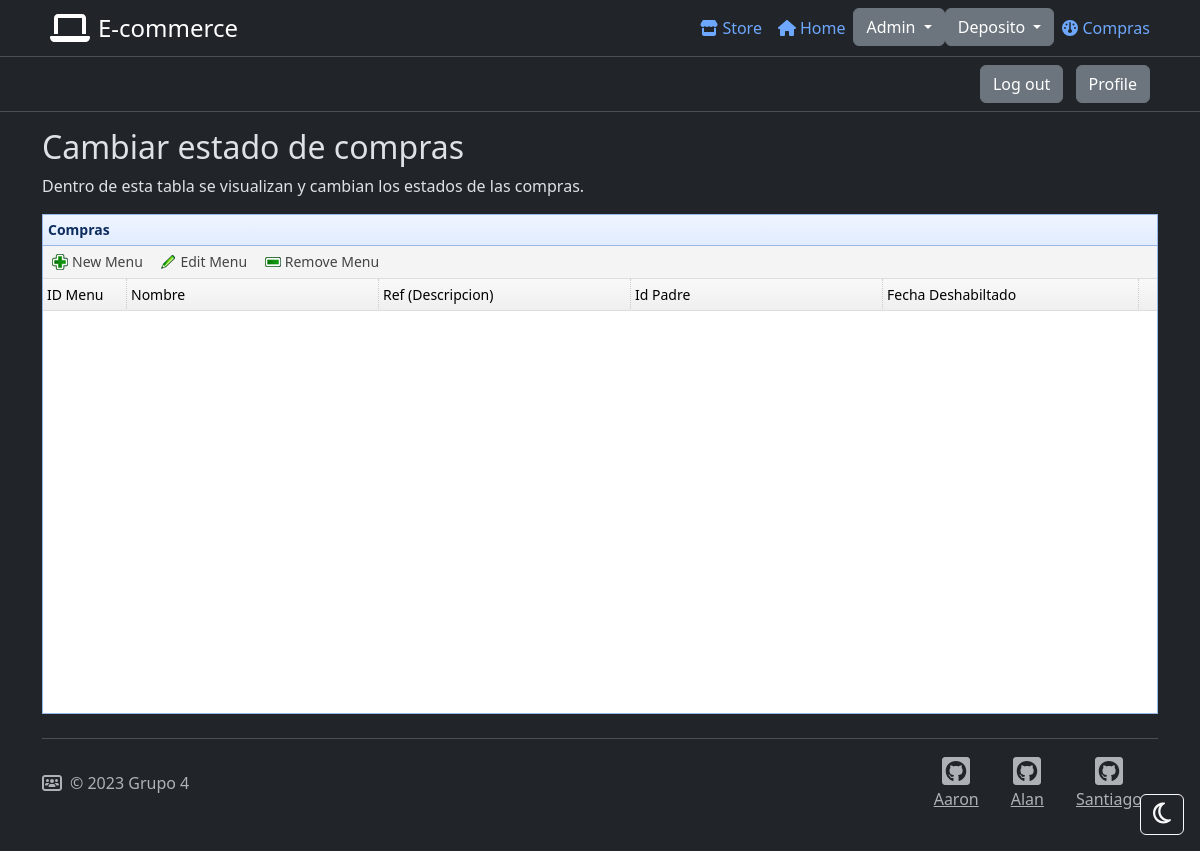
The page /View/Admin/menu.php (signed in) on the database its author committed.
### tables this page shows
CREATE TABLE `menu` (
  `idmenu` bigint(20) NOT NULL,
  `menombre` varchar(50) NOT NULL COMMENT 'Nombre del item del menu',
  `medescripcion` varchar(124) NOT NULL COMMENT 'URI a la que referencia',
  `idpadre` bigint(20) DEFAULT NULL COMMENT 'Referencia al id del menu que es subitem',
  `medeshabilitado` timestamp NULL DEFAULT CURRENT_TIMESTAMP COMMENT 'Fecha en la que el menu fue deshabilitado por ultima vez'
);

### View/Admin/menu.php (the view, shortened to what the rows shown need)
<?php
include_once("../../Config/config.php");
new Header("Admin", $DIRS, 1);
function selectDirectory(){
   $admin = scandir($_SESSION['ROOT'] . "View/Admin/", 1);
   $adminAction = scandir($_SESSION['ROOT'] . "View/Admin/Action/", 1);
   $base = 'View/Admin/';
   $radioButtons = iterateDirectory($admin, $adminAction, $base);
   $depo = scandir($_SESSION['ROOT'] . "View/Deposito/", 1);
   $depoAction = scandir($_SESSION['ROOT'] . "View/Deposito/Action/", 1);
   $base = 'View/Deposito/';
   $radioButtons .= iterateDirectory($depo, $depoAction, $base);
   $login = scandir($_SESSION['ROOT'] . "View/Login/", 1);
   $loginAction = scandir($_SESSION['ROOT'] . "View/Login/Action/", 1);
   $base = 'View/Login/';
   $radioButtons .= iterateDirectory($login, $loginAction, $base);
   $store = scandir($_SESSION['ROOT'] . "View/Store/", 1);
   $storeAction = scandir($_SESSION['ROOT'] . "View/Store/Action/", 1);
   $base = 'View/Store/';
   $radioButtons .= iterateDirectory($store, $storeAction, $base);
   return $radioButtons;
}
function iterateDirectory($menuRoutes, $menuActions, $base){
   $radioButtons = '';
   array_pop($menuRoutes);
   array_pop($menuRoutes);
   array_pop($menuRoutes);
   array_pop($menuActions);
   array_pop($menuActions);
   array_pop($menuActions);
   foreach($menuRoutes as $route => $value){
      $radioButtons .= <<<HTML
      <div class="buttons-here">
         <input class="easyui-radiobutton" name="medescripcion" value="{$base}{$value}" label="{$base}{$value}">
      </div>
      HTML;
   }
   foreach($menuActions as $route => $value){
      $radioButtons .= <<<HTML
      <div class="buttons-here">
         <input class="easyui-radiobutton" name="medescripcion" value="{$base}Action/{$value}" label="{$base}Action/{$value}">
      </div>
      HTML;
   }
   return $radioButtons;
}
function loadParents(){
   $radioButtons = '';
   $abmMenu = new ABMMenu;
   $arrayMenu = $abmMenu->Search();
   foreach($arrayMenu as $menu){
      $radioButtons .= <<<HTML
      <div class="buttons-here">
         <input class="easyui-radiobutton" name="idpadre" value="{$menu->getIdMenu()}" label="{$menu->getMeNombre()}">
      </div>
      HTML;
   }
   return $radioButtons;
}
$loadParents = loadParents();
$selectDirectory = selectDirectory();
echo <<<HTML
<div class="container">
   <h2>Cambiar estado de compras</h2>
   <table id="dg" title="Compras" class="easyui-datagrid" style="width:100%;height:500px"
      url="Action/load_menu.php" toolbar="#toolbar" fitColumns="true" singleSelect="true">
      <thead>
         <tr id="menu-fields">
            <th field="idmenu" width="10">ID Menu</th>
            <th field="menombre" width="30">Nombre</th>
            <th field="medescripcion" width="30">Ref (Descripcion)</th>
            <th field="idpadre" width="30">Id Padre</th>
            <th field="medeshabilitado" width="30">Fecha Deshabiltado</th>
         </tr>
      </thead>
   </table>
</div>
         {$selectDirectory}
         {$loadParents}
HTML;

### View/Structure/header.php (shortened to what the rows shown need)
<?php
class Header{
   function __construct(string $title, array $dirs, int $privilege = null)
   {
      $this->GetIntegrations($title, $dirs['LIBS']);
      $this->GetNavbar($dirs);
   }
   private function GetIntegrations(string $title, string $libsDir){
      echo <<<HTML
      <!DOCTYPE html>
      <head>
         <meta charset="UTF-8">
         <meta name="viewport" content="width=device-width, initial-scale=1.0">
         <link rel="stylesheet" href="{$libsDir}Bootstrap-5.3.2/css/bootstrap.min.css">
         <script src="{$libsDir}Bootstrap-5.3.2/js/bootstrap.min.js"></script>
         <script src="{$libsDir}Bootstrap-5.3.2/js/bootstrap.bundle.min.js"></script>
         <script src="{$libsDir}JQuery-3.7.1/jquery-3.7.1.min.js"></script>
         <script src="{$libsDir}JQuery-EasyUI-1.6.6/jquery.min.js"></script>
         <script src="{$libsDir}JQuery-EasyUI-1.6.6/jquery.easyui.min.js"></script>
         <link rel="stylesheet" type="text/css" href="{$libsDir}JQuery-EasyUI-1.6.6/themes/default/easyui.css">
         <link rel="stylesheet" type="text/css" href="{$libsDir}JQuery-EasyUI-1.6.6/themes/icon.css">
         <link rel="stylesheet" type="text/css" href="{$libsDir}JQuery-EasyUI-1.6.6/themes/color.css">
         <link rel="stylesheet" href="{$libsDir}FontAwesome-6.4.2/css/all.min.css">
         <script src="{$libsDir}FontAwesome-6.4.2/js/all.min.js"></script>
         <title>{$title}</title>
      </head>
      HTML;
   }
   private function GetNavbar(array $dirs){
      $session = new Session;
      $rol = 0;
      if($session->getUser() != null){
         $usuarioRol = new ABMUsuarioRol;
         $rol = $this->GetRol($session->getUser()->getIdUsuario());
         $rol = $usuarioRol->Search(['idusuario' => $session->getUser()->getIdUsuario()])[0]->getObjRol()->getIdRol();
      }
      $loadMenu = fn($dirs, $idrol) => $this->LoadMenues($dirs, $idrol);
      $accountMenu = fn($dirs, $idrol) => $this->bottomBar($dirs, $idrol);
      echo <<<HTML
      <body data-bs-theme="dark">
         <div class="cointainer">
            <header>
               <div class="px-3 py-2 border-bottom">
                  <div class="container">
                     <div class="d-flex flex-wrap align-items-center justify-content-center justify-content-lg-start">
                        <a href="{$dirs['ROOT']}View/" class="d-flex align-items-center mb-3 mb-md-0 me-md-auto link-body-emphasis text-decoration-none">
                        </a>
                        <ul class="nav col-12 col-lg-auto my-2 justify-content-center my-md-0 text-small">
                              <a href="{$dirs['ROOT']}View/Store/catalogo.php" class="nav-link px-2">
                              </a>
                              <a href="{$dirs['ROOT']}View/" class="nav-link px-2">
                              </a>
                           {$loadMenu($dirs, $rol)}
                        </ul>
                     </div>
                  </div>
               </div>
                        {$accountMenu($dirs, $rol)}
            </header>
         </div>
      </body>
      HTML;
   }
   private function GetRol(int $idusuario){
      $idRol = 0;
      $abmusuarioRol = new ABMUsuarioRol;
      $check = fn($array) => $array[0] ?? null;
      $usuarioRolArray = $abmusuarioRol->Search(['idusuario' => $idusuario]);
      if($check($usuarioRolArray)){
         $idRol = $usuarioRolArray[0]->getObjRol()->getIdRol();
      }
      return $idRol;
   }
   private function GetMenuesRol(int $idrol){
      $abmMenuRol = new ABMMenuRol;
      return $abmMenuRol->Search(['idrol' => $idrol]);
   }
   private function GetMenues(array $menuRolArray){
      $abmMenu = new ABMMenu;
      $menuesArray = [];
      foreach($menuRolArray as $menurol){
         array_push($menuesArray, $abmMenu->Search(['idmenu' => $menurol->getObjMenu()->getIdMenu()])[0]);
      }
      return $menuesArray;
   }
   private function LoadDropdown(array $children, array $dirs){
      $dropdown = "";
      foreach($children as $child){
         $dropdown .= <<<HTML
         <li><a class="dropdown-item" href="{$dirs['ROOT']}{$child->getMeDescripcion()}">{$child->getMeNombre()}</a></li>
         HTML;
      }
      return $dropdown;
   }
   private function LoadMenues(array $dirs, int $idrol){
      $html = "";
      if($idrol != 0){
         while($idrol <= 3){
            $menurolArray = $this->GetMenuesRol($idrol);
            $menuesArray = $this->GetMenues($menurolArray);
            foreach($menuesArray as $menu){
               $abmMenu = new ABMMenu;
               $children = $abmMenu->Search(['idpadre' => $menu->getIdMenu()]);
               if($children == []){
                  $html .= <<<HTML
                  <li>
                     <a href="{$dirs['ROOT']}{$menu->getMeDescripcion()}" class="nav-link px-2">
                        <div><i class="fa-solid fa-gauge me-1"></i>{$menu->getMeNombre()}</div>
                     </a>
                  </li>
                  HTML;
               } else {
                  $html .= <<<HTML
                  <div class="dropdown">
                     <button class="btn btn-secondary dropdown-toggle" type="button" data-bs-toggle="dropdown" aria-expanded="false">
                        {$menu->getMeNombre()}
                     </button>
                     <ul class="dropdown-menu">
                        <li><span class="dropdown-item-text">Options</span></li>
                  HTML;
                  $html .= $this->LoadDropdown($children, $dirs);
                  $html .= <<<HTML
                     </ul>
                  </div>
                  HTML;
               }
            }
            $idrol++;
         }
      }
      return $html;
   }
   private function bottomBar(array $dirs, int $idrol){
      $html = "";
      if($idrol == 0){
         $html = <<<HTML
            <a href="{$dirs['ROOT']}View/Login/login.php" class="btn btn-secondary me-2">Log in</a>
         HTML;
      } else {
         $abmMenu = new ABMMenu;
         $profileMenu = $abmMenu->Search(['menombre' => 'Perfil'])[0];
         $html = <<<HTML
            <a href="{$dirs['ROOT']}View/Login/Action/logout.php" class="btn btn-secondary me-2">Log out</a>
            <a href="{$dirs['ROOT']}{$profileMenu->getMeDescripcion()}" class="btn btn-secondary me-2">Profile</a>
         HTML;
      }
      return $html;
   }
}

### rows shown on the page
menu: menombre "Admin"
menu: menombre "Deposito"
menu: menombre "Compras"
